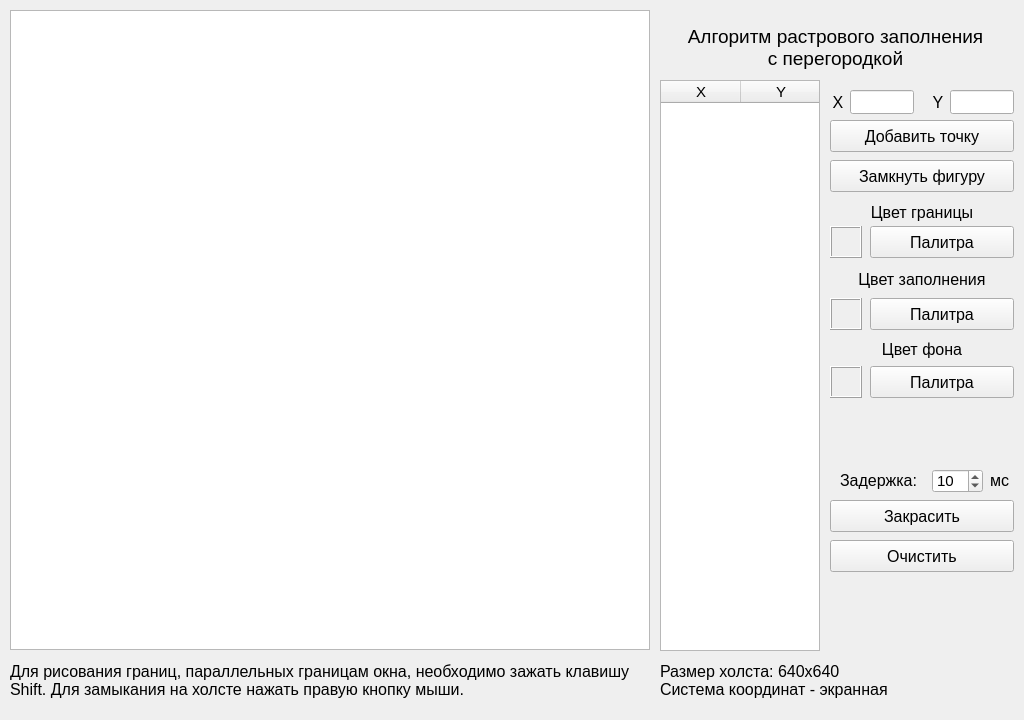
<?xml version="1.0" encoding="UTF-8"?>
<ui version="4.0">
 <class>MainWindow</class>
 <widget class="QMainWindow" name="MainWindow">
  <property name="geometry">
   <rect>
    <x>0</x>
    <y>0</y>
    <width>1024</width>
    <height>720</height>
   </rect>
  </property>
  <property name="windowTitle">
   <string>Лабораторная работа №5</string>
  </property>
  <widget class="QWidget" name="centralWidget">
   <widget class="QGraphicsView" name="gView">
    <property name="geometry">
     <rect>
      <x>10</x>
      <y>10</y>
      <width>640</width>
      <height>640</height>
     </rect>
    </property>
    <property name="verticalScrollBarPolicy">
     <enum>Qt::ScrollBarAlwaysOff</enum>
    </property>
    <property name="horizontalScrollBarPolicy">
     <enum>Qt::ScrollBarAlwaysOff</enum>
    </property>
    <property name="transformationAnchor">
     <enum>QGraphicsView::NoAnchor</enum>
    </property>
   </widget>
   <widget class="QLabel" name="label">
    <property name="geometry">
     <rect>
      <x>660</x>
      <y>20</y>
      <width>351</width>
      <height>54</height>
     </rect>
    </property>
    <property name="font">
     <font>
      <pointsize>14</pointsize>
     </font>
    </property>
    <property name="text">
     <string>Алгоритм растрового заполнения
с перегородкой</string>
    </property>
    <property name="alignment">
     <set>Qt::AlignCenter</set>
    </property>
   </widget>
   <widget class="QLabel" name="labelEdge">
    <property name="geometry">
     <rect>
      <x>830</x>
      <y>200</y>
      <width>184</width>
      <height>24</height>
     </rect>
    </property>
    <property name="font">
     <font>
      <pointsize>12</pointsize>
     </font>
    </property>
    <property name="text">
     <string>Цвет границы</string>
    </property>
    <property name="alignment">
     <set>Qt::AlignCenter</set>
    </property>
   </widget>
   <widget class="QLabel" name="labelFill">
    <property name="geometry">
     <rect>
      <x>830</x>
      <y>267</y>
      <width>184</width>
      <height>24</height>
     </rect>
    </property>
    <property name="font">
     <font>
      <pointsize>12</pointsize>
     </font>
    </property>
    <property name="text">
     <string>Цвет заполнения</string>
    </property>
    <property name="alignment">
     <set>Qt::AlignCenter</set>
    </property>
   </widget>
   <widget class="QLabel" name="labelBg">
    <property name="geometry">
     <rect>
      <x>830</x>
      <y>337</y>
      <width>184</width>
      <height>24</height>
     </rect>
    </property>
    <property name="font">
     <font>
      <pointsize>12</pointsize>
     </font>
    </property>
    <property name="text">
     <string>Цвет фона</string>
    </property>
    <property name="alignment">
     <set>Qt::AlignCenter</set>
    </property>
   </widget>
   <widget class="QLabel" name="colorEdge">
    <property name="geometry">
     <rect>
      <x>830</x>
      <y>226</y>
      <width>32</width>
      <height>32</height>
     </rect>
    </property>
    <property name="frameShape">
     <enum>QFrame::Box</enum>
    </property>
    <property name="frameShadow">
     <enum>QFrame::Raised</enum>
    </property>
    <property name="text">
     <string/>
    </property>
   </widget>
   <widget class="QLabel" name="colorFill">
    <property name="geometry">
     <rect>
      <x>830</x>
      <y>298</y>
      <width>32</width>
      <height>32</height>
     </rect>
    </property>
    <property name="frameShape">
     <enum>QFrame::Box</enum>
    </property>
    <property name="frameShadow">
     <enum>QFrame::Raised</enum>
    </property>
    <property name="text">
     <string/>
    </property>
   </widget>
   <widget class="QLabel" name="colorBg">
    <property name="geometry">
     <rect>
      <x>830</x>
      <y>366</y>
      <width>32</width>
      <height>32</height>
     </rect>
    </property>
    <property name="frameShape">
     <enum>QFrame::Box</enum>
    </property>
    <property name="frameShadow">
     <enum>QFrame::Raised</enum>
    </property>
    <property name="text">
     <string/>
    </property>
   </widget>
   <widget class="QPushButton" name="palEdgeBtn">
    <property name="geometry">
     <rect>
      <x>870</x>
      <y>226</y>
      <width>144</width>
      <height>32</height>
     </rect>
    </property>
    <property name="font">
     <font>
      <pointsize>12</pointsize>
     </font>
    </property>
    <property name="text">
     <string>Палитра</string>
    </property>
   </widget>
   <widget class="QPushButton" name="palFillBtn">
    <property name="geometry">
     <rect>
      <x>870</x>
      <y>298</y>
      <width>144</width>
      <height>32</height>
     </rect>
    </property>
    <property name="font">
     <font>
      <pointsize>12</pointsize>
     </font>
    </property>
    <property name="text">
     <string>Палитра</string>
    </property>
   </widget>
   <widget class="QPushButton" name="palBgBtn">
    <property name="geometry">
     <rect>
      <x>870</x>
      <y>366</y>
      <width>144</width>
      <height>32</height>
     </rect>
    </property>
    <property name="font">
     <font>
      <pointsize>12</pointsize>
     </font>
    </property>
    <property name="text">
     <string>Палитра</string>
    </property>
   </widget>
   <widget class="QPushButton" name="fillButton">
    <property name="geometry">
     <rect>
      <x>830</x>
      <y>500</y>
      <width>184</width>
      <height>32</height>
     </rect>
    </property>
    <property name="font">
     <font>
      <pointsize>12</pointsize>
     </font>
    </property>
    <property name="text">
     <string>Закрасить</string>
    </property>
   </widget>
   <widget class="QSpinBox" name="delaySpinBox">
    <property name="geometry">
     <rect>
      <x>932</x>
      <y>469</y>
      <width>51</width>
      <height>24</height>
     </rect>
    </property>
    <property name="font">
     <font>
      <pointsize>11</pointsize>
     </font>
    </property>
    <property name="maximum">
     <number>100</number>
    </property>
    <property name="value">
     <number>10</number>
    </property>
   </widget>
   <widget class="QLabel" name="hint">
    <property name="geometry">
     <rect>
      <x>10</x>
      <y>660</y>
      <width>641</width>
      <height>41</height>
     </rect>
    </property>
    <property name="font">
     <font>
      <pointsize>12</pointsize>
     </font>
    </property>
    <property name="text">
     <string>Для рисования границ, параллельных границам окна, необходимо зажать клавишу
Shift. Для замыкания на холсте нажать правую кнопку мыши.</string>
    </property>
    <property name="alignment">
     <set>Qt::AlignLeading|Qt::AlignLeft|Qt::AlignVCenter</set>
    </property>
   </widget>
   <widget class="QLabel" name="label_2">
    <property name="geometry">
     <rect>
      <x>830</x>
      <y>94</y>
      <width>16</width>
      <height>16</height>
     </rect>
    </property>
    <property name="font">
     <font>
      <pointsize>12</pointsize>
     </font>
    </property>
    <property name="text">
     <string>X</string>
    </property>
    <property name="alignment">
     <set>Qt::AlignCenter</set>
    </property>
   </widget>
   <widget class="QLabel" name="label_3">
    <property name="geometry">
     <rect>
      <x>930</x>
      <y>94</y>
      <width>16</width>
      <height>16</height>
     </rect>
    </property>
    <property name="font">
     <font>
      <pointsize>12</pointsize>
     </font>
    </property>
    <property name="text">
     <string>Y</string>
    </property>
    <property name="alignment">
     <set>Qt::AlignCenter</set>
    </property>
   </widget>
   <widget class="QLineEdit" name="xEdit">
    <property name="geometry">
     <rect>
      <x>850</x>
      <y>90</y>
      <width>64</width>
      <height>24</height>
     </rect>
    </property>
   </widget>
   <widget class="QLineEdit" name="yEdit">
    <property name="geometry">
     <rect>
      <x>950</x>
      <y>90</y>
      <width>64</width>
      <height>24</height>
     </rect>
    </property>
   </widget>
   <widget class="QPushButton" name="addButton">
    <property name="geometry">
     <rect>
      <x>830</x>
      <y>120</y>
      <width>184</width>
      <height>32</height>
     </rect>
    </property>
    <property name="font">
     <font>
      <pointsize>12</pointsize>
     </font>
    </property>
    <property name="text">
     <string>Добавить точку</string>
    </property>
   </widget>
   <widget class="QPushButton" name="lockButton">
    <property name="geometry">
     <rect>
      <x>830</x>
      <y>160</y>
      <width>184</width>
      <height>32</height>
     </rect>
    </property>
    <property name="font">
     <font>
      <pointsize>12</pointsize>
     </font>
    </property>
    <property name="text">
     <string>Замкнуть фигуру</string>
    </property>
   </widget>
   <widget class="QTableWidget" name="pointTable">
    <property name="geometry">
     <rect>
      <x>660</x>
      <y>80</y>
      <width>160</width>
      <height>571</height>
     </rect>
    </property>
    <property name="font">
     <font>
      <pointsize>11</pointsize>
     </font>
    </property>
    <property name="layoutDirection">
     <enum>Qt::LeftToRight</enum>
    </property>
    <property name="horizontalScrollBarPolicy">
     <enum>Qt::ScrollBarAlwaysOff</enum>
    </property>
    <property name="selectionMode">
     <enum>QAbstractItemView::NoSelection</enum>
    </property>
    <attribute name="horizontalHeaderDefaultSectionSize">
     <number>80</number>
    </attribute>
    <attribute name="horizontalHeaderMinimumSectionSize">
     <number>80</number>
    </attribute>
    <attribute name="verticalHeaderVisible">
     <bool>false</bool>
    </attribute>
    <attribute name="verticalHeaderDefaultSectionSize">
     <number>24</number>
    </attribute>
    <attribute name="verticalHeaderMinimumSectionSize">
     <number>24</number>
    </attribute>
    <column>
     <property name="text">
      <string>X</string>
     </property>
     <property name="textAlignment">
      <set>AlignCenter</set>
     </property>
    </column>
    <column>
     <property name="text">
      <string>Y</string>
     </property>
     <property name="textAlignment">
      <set>AlignCenter</set>
     </property>
    </column>
   </widget>
   <widget class="QPushButton" name="clearButton">
    <property name="geometry">
     <rect>
      <x>830</x>
      <y>540</y>
      <width>184</width>
      <height>32</height>
     </rect>
    </property>
    <property name="font">
     <font>
      <pointsize>12</pointsize>
     </font>
    </property>
    <property name="text">
     <string>Очистить</string>
    </property>
   </widget>
   <widget class="QLabel" name="label_4">
    <property name="geometry">
     <rect>
      <x>840</x>
      <y>470</y>
      <width>81</width>
      <height>21</height>
     </rect>
    </property>
    <property name="font">
     <font>
      <pointsize>12</pointsize>
     </font>
    </property>
    <property name="text">
     <string>Задержка: </string>
    </property>
   </widget>
   <widget class="QLabel" name="label_5">
    <property name="geometry">
     <rect>
      <x>990</x>
      <y>470</y>
      <width>31</width>
      <height>21</height>
     </rect>
    </property>
    <property name="font">
     <font>
      <pointsize>12</pointsize>
     </font>
    </property>
    <property name="text">
     <string>мс</string>
    </property>
   </widget>
   <widget class="QLabel" name="hint_2">
    <property name="geometry">
     <rect>
      <x>660</x>
      <y>660</y>
      <width>641</width>
      <height>41</height>
     </rect>
    </property>
    <property name="font">
     <font>
      <pointsize>12</pointsize>
     </font>
    </property>
    <property name="text">
     <string>Размер холста: 640x640
Система координат - экранная</string>
    </property>
    <property name="alignment">
     <set>Qt::AlignLeading|Qt::AlignLeft|Qt::AlignVCenter</set>
    </property>
   </widget>
  </widget>
 </widget>
 <layoutdefault spacing="6" margin="11"/>
 <resources/>
 <connections/>
</ui>
